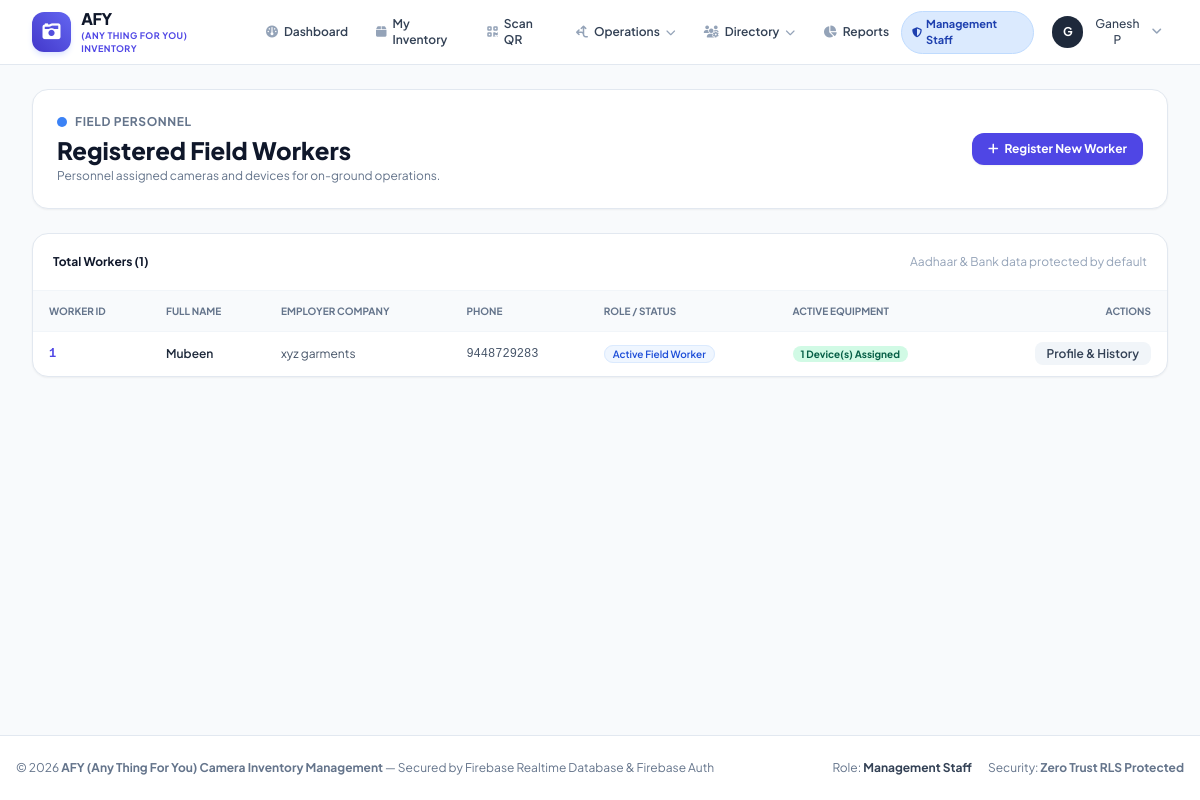
The app's page /workers/ (signed in) with its own data.
### inventory/models.py (models this page shows, shortened)
class User(AbstractUser):
    ROLE_CHOICES = [
        ('ADMIN', 'Admin'),
        ('MANAGEMENT', 'Management Staff'),
        ('POSTMAN', 'Postman / Field Collector'),
    ]
    REQUESTED_ROLE_CHOICES = [
        ('MANAGEMENT', 'Management Staff'),
        ('POSTMAN', 'Postman / Field Collector'),
    ]
    APPROVAL_CHOICES = [
        ('PENDING', 'Pending Approval'),
        ('APPROVED', 'Approved'),
        ('REJECTED', 'Rejected'),
        ('DEACTIVATED', 'Deactivated'),
    ]
    role = models.CharField(max_length=20, choices=ROLE_CHOICES, default='POSTMAN')
    requested_role = models.CharField(max_length=20, choices=REQUESTED_ROLE_CHOICES, default='POSTMAN')
    approval_status = models.CharField(max_length=20, choices=APPROVAL_CHOICES, default='APPROVED', db_index=True)
    is_profile_completed = models.BooleanField(default=True)
    email_verified = models.BooleanField(default=True)
    firebase_uid = models.CharField(max_length=128, blank=True, null=True, unique=True, db_index=True)
    profile_photo = models.ImageField(upload_to='profiles/', blank=True, null=True)
    phone = models.CharField(max_length=20, blank=True, default='', validators=[validate_indian_mobile])
    email = models.EmailField(blank=True, validators=[validate_email_address])
    address = models.TextField(blank=True, default='')
    work_location = models.CharField(max_length=255, blank=True, default='')
    work_latitude = models.DecimalField(max_digits=9, decimal_places=6, null=True, blank=True)
    work_longitude = models.DecimalField(max_digits=9, decimal_places=6, null=True, blank=True)
    approved_at = models.DateTimeField(null=True, blank=True)
    approved_by = models.ForeignKey('self', on_delete=models.SET_NULL, null=True, blank=True, related_name='approved_users')
    custom_fields = models.JSONField(default=dict, blank=True)
    class Meta:
        ordering = ['username']
    @property
    def is_admin(self):
        return self.role == 'ADMIN' or self.is_superuser
    @property
    def is_management(self):
        return self.role == 'MANAGEMENT'
    @property
    def is_approved(self):
        return self.is_admin or self.approval_status == 'APPROVED'
    @property
    def is_pending(self):
        return not self.is_admin and self.approval_status == 'PENDING'
    @property
    def display_name(self):
        name = f"{self.first_name} {self.last_name}".strip()
        return name if name else self.username

class Worker(models.Model):
    worker_id = models.CharField(max_length=50, unique=True, help_text="Worker ID/badge number (e.g. WRK-1001)")
    name = models.CharField(max_length=150)
    phone = models.CharField(max_length=20, validators=[validate_indian_mobile])
    email = models.EmailField(blank=True, validators=[validate_email_address])
    address = models.TextField(blank=True)
    employer_company = models.ForeignKey(EmployerCompany, on_delete=models.PROTECT, related_name='workers')
    role_or_status = models.CharField(max_length=100, default='Active Field Worker')
    aadhaar_number = models.CharField(max_length=30, blank=True, help_text="Sensitive Aadhaar number")
    bank_account_number = models.CharField(max_length=40, blank=True, help_text="Sensitive bank account")
    bank_ifsc = models.CharField(max_length=30, blank=True)
    upi_id = models.CharField(max_length=60, blank=True)
    custom_fields = models.JSONField(default=dict, blank=True)
    created_at = models.DateTimeField(auto_now_add=True)
    updated_at = models.DateTimeField(auto_now=True)
    class Meta:
        ordering = ['name']

class EmployerCompany(models.Model):
    STATUS_CHOICES = [
        ('ACTIVE', 'Active'),
        ('INACTIVE', 'Inactive'),
    ]
    name = models.CharField(max_length=150)
    code = models.CharField(max_length=50, unique=True, help_text="Unique employer code (e.g. EMP-001)")
    address = models.TextField()
    contact_details = models.TextField(blank=True)
    status = models.CharField(max_length=20, choices=STATUS_CHOICES, default='ACTIVE')
    custom_fields = models.JSONField(default=dict, blank=True)
    created_at = models.DateTimeField(auto_now_add=True)
    updated_at = models.DateTimeField(auto_now=True)
    class Meta:
        verbose_name_plural = "Employer Companies"
        ordering = ['name']

### inventory/views.py (the view)
# urls.py: path('workers/', views.workers_list_view, name='workers_list'),
@login_required
def workers_list_view(request):
    workers = Worker.objects.select_related('employer_company').annotate(
        active_assignments_count=Count('device_assignments', filter=Q(device_assignments__status='ACTIVE'))
    ).all()
    return render(request, 'inventory/workers_list.html', {'workers': workers})

### inventory/templates/inventory/workers_list.html (shortened to what this page needs)
{% extends 'inventory/base.html' %}
{% block content %}
<div class="space-y-6">
    <div class="flex flex-col sm:flex-row items-start sm:items-center justify-between gap-4 bg-white p-6 rounded-2xl border border-slate-200 shadow-sm">
        <div>
            <div class="flex items-center space-x-2">
                <span class="w-2.5 h-2.5 rounded-full bg-blue-500"></span>
                <span class="text-xs font-bold uppercase tracking-wider text-slate-500">Field Personnel</span>
            </div>
            <h1 class="text-xl sm:text-2xl font-extrabold text-slate-900 mt-1">Registered Field Workers</h1>
            <p class="text-xs text-slate-500 mt-0.5">Personnel assigned cameras and devices for on-ground operations.</p>
        </div>
        <a href="{% url 'worker_create' %}" class="px-4 py-2 bg-indigo-600 hover:bg-indigo-700 text-white text-xs font-bold rounded-xl transition flex items-center space-x-1.5 shadow-sm">
            <i class="fa-solid fa-plus text-xs"></i>
            <span>Register New Worker</span>
        </a>
    </div>
    <div class="bg-white rounded-2xl border border-slate-200 shadow-sm overflow-hidden">
        <div class="p-5 border-b border-slate-100 flex items-center justify-between text-xs">
            <span class="font-bold text-slate-900">Total Workers ({{ workers.count }})</span>
            <span class="text-slate-400">Aadhaar & Bank data protected by default</span>
        </div>
        <div class="overflow-x-auto">
            <table class="w-full text-left text-xs">
                <thead class="bg-slate-50 text-slate-500 uppercase text-[10px] font-bold border-b border-slate-100">
                    <tr>
                        <th class="py-3 px-4">Worker ID</th>
                        <th class="py-3 px-4">Full Name</th>
                        <th class="py-3 px-4">Employer Company</th>
                        <th class="py-3 px-4">Phone</th>
                        <th class="py-3 px-4">Role / Status</th>
                        <th class="py-3 px-4">Active Equipment</th>
                        <th class="py-3 px-4 text-right">Actions</th>
                    </tr>
                </thead>
                <tbody class="divide-y divide-slate-100">
                    {% for w in workers %}
                    <tr class="hover:bg-slate-50 transition">
                        <td class="py-3.5 px-4 font-bold font-mono text-slate-900 whitespace-nowrap">
                            <a href="{% url 'worker_detail' w.id %}" class="text-indigo-600 hover:underline">
                                {{ w.worker_id }}
                            </a>
                        </td>
                        <td class="py-3.5 px-4 font-semibold text-slate-800">{{ w.name }}</td>
                        <td class="py-3.5 px-4 text-slate-600">{{ w.employer_company.name }}</td>
                        <td class="py-3.5 px-4 text-slate-600 font-mono">{{ w.phone }}</td>
                        <td class="py-3.5 px-4">
                            <span class="px-2 py-0.5 rounded-full text-[10px] font-semibold bg-blue-50 text-blue-700 border border-blue-100">
                                {{ w.role_or_status }}
                            </span>
                        </td>
                        <td class="py-3.5 px-4">
                            {% if w.active_assignments_count > 0 %}
                            <span class="px-2 py-0.5 rounded-full text-[10px] font-bold bg-emerald-100 text-emerald-800">
                                {{ w.active_assignments_count }} Device(s) Assigned
                            </span>
                            {% else %}
                            <span class="text-slate-400 text-[11px]">None</span>
                            {% endif %}
                        </td>
                        <td class="py-3.5 px-4 text-right whitespace-nowrap">
                            <a href="{% url 'worker_detail' w.id %}" class="px-3 py-1 bg-slate-100 hover:bg-slate-200 text-slate-700 rounded-lg text-xs font-semibold transition">
                                Profile & History
                            </a>
                        </td>
                    </tr>
                    {% empty %}
                    <tr>
                        <td colspan="7" class="p-8 text-center text-slate-400">No workers registered.</td>
                    </tr>
                    {% endfor %}
                </tbody>
            </table>
        </div>
    </div>
</div>
{% endblock %}

### inventory/templates/inventory/base.html (shortened to what this page needs)
<!DOCTYPE html>
<html lang="en">
<head>
    <script src="https://cdn.tailwindcss.com"></script>
    <link rel="stylesheet" href="https://cdnjs.cloudflare.com/ajax/libs/font-awesome/6.5.1/css/all.min.css">
</head>
<body class="bg-slate-50 text-slate-900 min-h-screen flex flex-col antialiased pb-20 md:pb-0">
    <nav class="bg-white border-b border-slate-200 sticky top-0 z-40 no-print">
        <div class="max-w-7xl mx-auto px-4 sm:px-6 lg:px-8">
            <div class="flex justify-between h-16">
                <div class="flex items-center space-x-3">
                    <a href="{% url 'dashboard' %}" class="flex items-center space-x-2.5">
                        <div class="w-10 h-10 rounded-xl bg-gradient-to-tr from-indigo-700 to-indigo-500 flex items-center justify-center text-white shadow-md shadow-indigo-100">
                            <i class="fa-solid fa-camera-retro text-lg"></i>
                        </div>
                        <div>
                            <span class="text-base font-extrabold tracking-tight text-slate-900 block leading-tight">AFY</span>
                            <span class="text-[9px] font-bold uppercase tracking-wider text-indigo-600 block">(Any Thing For You) Inventory</span>
                        </div>
                    </a>
                    {% if user.is_authenticated %}
                    <div class="hidden lg:flex items-center space-x-1 ml-6">
                        <a href="{% url 'dashboard' %}" class="px-3 py-2 rounded-lg text-xs font-semibold text-slate-700 hover:text-indigo-600 hover:bg-slate-50 transition flex items-center space-x-1.5">
                            <i class="fa-solid fa-gauge text-slate-400"></i>
                            <span>Dashboard</span>
                        </a>
                        <a href="{% url 'my_inventory' %}" class="px-3 py-2 rounded-lg text-xs font-semibold text-slate-700 hover:text-indigo-600 hover:bg-slate-50 transition flex items-center space-x-1.5">
                            <i class="fa-solid fa-box text-slate-400"></i>
                            <span>My Inventory</span>
                        </a>
                        <a href="{% url 'qr_scanner' %}" class="px-3 py-2 rounded-lg text-xs font-semibold text-slate-700 hover:text-indigo-600 hover:bg-slate-50 transition flex items-center space-x-1.5">
                            <i class="fa-solid fa-qrcode text-slate-400"></i>
                            <span>Scan QR</span>
                        </a>
                        <div class="relative group">
                            <button class="px-3 py-2 rounded-lg text-xs font-semibold text-slate-700 hover:text-indigo-600 hover:bg-slate-50 transition flex items-center space-x-1.5">
                                <i class="fa-solid fa-arrows-split-up-and-left text-slate-400"></i>
                                <span>Operations</span>
                                <i class="fa-solid fa-chevron-down text-[10px] text-slate-400"></i>
                            </button>
                        </div>
                        <div class="relative group">
                            <button class="px-3 py-2 rounded-lg text-xs font-semibold text-slate-700 hover:text-indigo-600 hover:bg-slate-50 transition flex items-center space-x-1.5">
                                <i class="fa-solid fa-users-gear text-slate-400"></i>
                                <span>Directory</span>
                                <i class="fa-solid fa-chevron-down text-[10px] text-slate-400"></i>
                            </button>
                        </div>
                        <a href="{% url 'reports' %}" class="px-3 py-2 rounded-lg text-xs font-semibold text-slate-700 hover:text-indigo-600 hover:bg-slate-50 transition flex items-center space-x-1.5">
                            <i class="fa-solid fa-chart-pie text-slate-400"></i>
                            <span>Reports</span>
                        </a>
                    </div>
                    {% endif %}
                </div>
                <div class="flex items-center space-x-3">
                    {% if user.is_authenticated %}
                    <span class="inline-flex items-center px-2.5 py-1 rounded-full text-[11px] font-bold
                        {% if user.is_admin %}bg-purple-100 text-purple-800 border border-purple-200
                        {% elif user.is_management %}bg-blue-100 text-blue-800 border border-blue-200
                        {% else %}bg-emerald-100 text-emerald-800 border border-emerald-200{% endif %}">
                        <i class="fa-solid {% if user.is_admin %}fa-crown{% elif user.is_management %}fa-shield-halved{% else %}fa-person-walking-luggage{% endif %} mr-1 text-[10px]"></i>
                        {{ user.get_role_display }}
                    </span>
                    <div class="relative group">
                        <button class="flex items-center space-x-2 p-1.5 rounded-lg hover:bg-slate-100 transition">
                            {% if user.profile_photo %}
                            <img src="{{ user.profile_photo.url }}" alt="{{ user.display_name }}" class="w-8 h-8 rounded-full object-cover border border-slate-300">
                            {% else %}
                            <div class="w-8 h-8 rounded-full bg-slate-800 text-white font-bold text-xs flex items-center justify-center">
                                {{ user.username|slice:":1"|upper }}
                            </div>
                            {% endif %}
                            <span class="text-xs font-medium text-slate-700 hidden sm:inline">{{ user.display_name }}</span>
                            <i class="fa-solid fa-angle-down text-slate-400 text-xs"></i>
                        </button>
                    </div>
                    {% else %}
                    <a href="{% url 'login' %}" class="px-4 py-2 bg-indigo-600 text-white rounded-lg text-xs font-bold hover:bg-indigo-700 transition">
                        Sign In
                    </a>
                    {% endif %}
                </div>
            </div>
        </div>
    </nav>
    <main class="flex-grow max-w-7xl mx-auto px-4 sm:px-6 lg:px-8 py-6 w-full">
        {% block content %}{% endblock %}
    </main>
    <footer class="bg-white border-t border-slate-200 py-6 mt-12 no-print">
        <div class="max-w-7xl mx-auto px-4 text-center text-xs text-slate-500 flex flex-col sm:flex-row justify-between items-center gap-2">
            <span>&copy; 2026 <strong>{{ APP_NAME }}</strong> &mdash; Secured by Firebase Realtime Database & Firebase Auth</span>
            <div class="flex items-center space-x-4">
                <span>Role: <strong class="text-slate-700">{{ user.get_role_display|default:'Guest' }}</strong></span>
                <span>Security: <strong>Zero Trust RLS Protected</strong></span>
            </div>
        </div>
    </footer>
</body>
</html>

### records on screen
User: role "Management Staff", username "G", display_name "Ganesh P"
Worker: worker_id "1", name "Mubeen", employer_company.name "xyz garments", phone "9448729283", role_or_status "Active Field Worker", active_assignments_count "1"

### other values on screen
{{ workers.count }} "1"
{{ APP_NAME }} "AFY (Any Thing For You) Camera Inventory Management"
